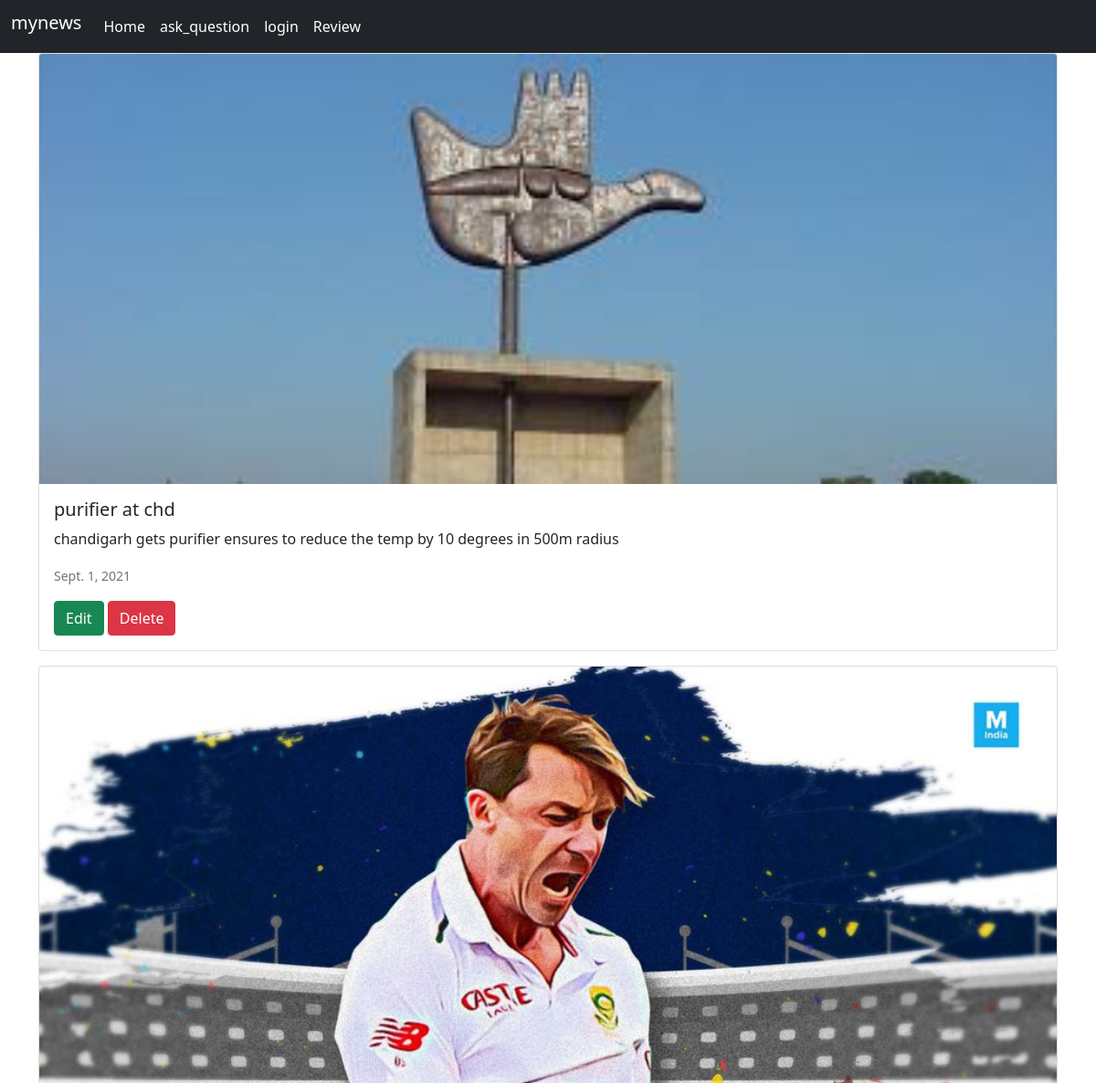
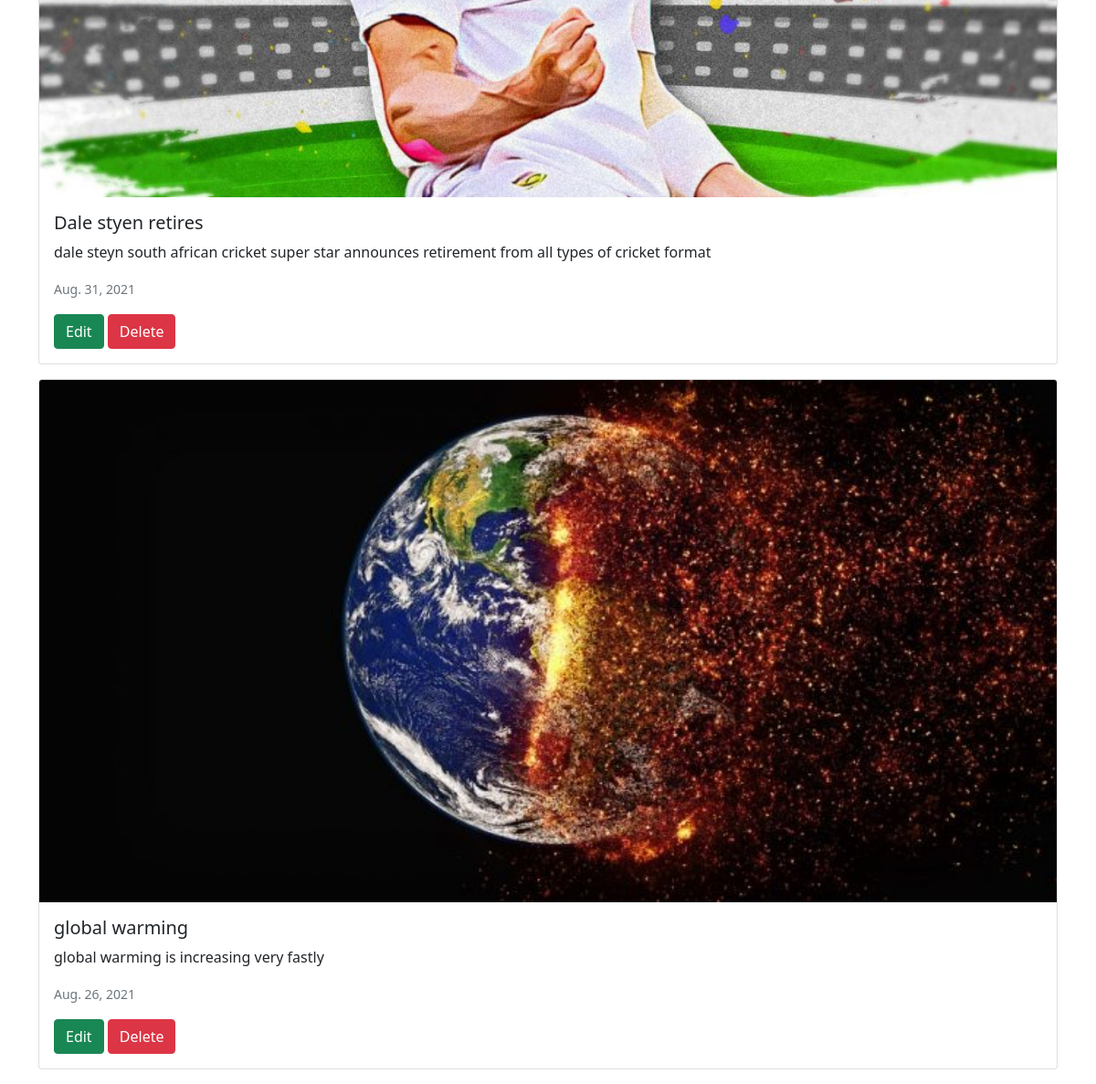
The page /home/view/ on the database its author committed (2 pictures, top to bottom).
### home/models.py (models this page shows, shortened)
class post(models.Model):
    title=models.CharField(max_length=20,validators=[MinLengthValidator(2,"title must e greater than 2 characters")])
    post_image=models.ImageField(upload_to='posts/')
    caption=models.TextField(max_length=256)
    created=models.DateField(auto_now_add=True)
    updated=models.DateField(auto_now=True)
    owner=models.ForeignKey(settings.AUTH_USER_MODEL,on_delete=models.CASCADE)

### home/views.py (the view)
# urls.py: path('view/',views.all.as_view(),name='all'),
class all(ListView):
    model=post
    template_name='home/list.html'
    context_object_name="posts"
    ordering=['-created']

### home/templates/home/list.html (shortened to what this page needs)
{% extends 'basic_bootstrap.html' %}
{% load static %}
{% block content %}
{% if posts %}
{% for post in posts %}
<div class="card mb-3">
  <img src="{{post.post_image.url}}" class="card-img-top" alt="post_image">
  <div class="card-body">
    <h5 class="card-title">{{post.title}}</h5>
    <p class="card-text">{{post.caption}}</p>
    <p class="card-text"><small class="text-muted">{{post.created}}</small></p>
   <a class="btn btn-success" href="{% url 'update' post.id %}" role="button">Edit</a>
   <a class="btn btn-danger" href="{% url 'delete' post.id %}" role="button">Delete</a>
  </div>
</div>
{% endfor %}
{% else %}
<h1>there are no posts in database</h1>
{% endif %}
{% endblock content %}

### home/templates/basic_bootstrap.html (shortened to what this page needs)
<!doctype html>
<html lang="en">
<head>
  {% load static %}
  <link href="https://cdn.jsdelivr.net/npm/bootstrap@5.0.2/dist/css/bootstrap.min.css" rel="stylesheet"
>
</head>
<body>
    {% block navbar %}
    <nav class="navbar navbar-expand-lg navbar-dark bg-dark">
      <div class="container-fluid">
        <h1 class="navbar-brand">mynews</h1>
        <div class="collapse navbar-collapse" id="navbarNav">
          <ul class="navbar-nav">
            <li class="nav-item">
              <a class="nav-link active" aria-current="page" href="{% url 'main' %}">Home</a>
            </li>
            {% if user.is_authenticated %}
            <li class="nav-item">
              <a class="nav-link active" href="{% url 'forum' %}">Forums</a>
            </li>
            {% else %}
            <li class="nav-item">
              <a class="nav-link active" href="{% url 'forum_create' %}">ask_question</a>
            </li>
            {% endif %}
            {% if user.is_authenticated %}
            <li style="text-align:right" class="nav-item">
              <a class="nav-link active" href="{% url 'logout' %}">logout</a>
            </li>
            {% else %}
            <li style="text-align:right" class="nav-item">
              <a class="nav-link active" href="{% url 'login' %}">login</a>
            </li>
            {% endif %}
            <li style="text-align:right" class="nav-item">
              <a class="nav-link active" href="{% url 'review' %}">Review</a>
            </li>
          </ul>
        </div>
      </div>
    </nav>{% endblock navbar %}
  <div class="container">
    {% block content %}
    {% endblock content %}
  </div>
</body>
</html>

### rows shown on the page
post: post_image (picture), title "purifier at chd", caption "chandigarh gets purifier ensures to reduce the temp by 10 degrees in 500m radius", created "Sept. 1, 2021"
post: post_image (picture), title "Dale styen retires", caption "dale steyn south african cricket super star announces retirement from all types of cricket format", created "Aug. 31, 2021"
post: post_image (picture), title "global warming", caption "global warming is increasing very fastly", created "Aug. 26, 2021"
